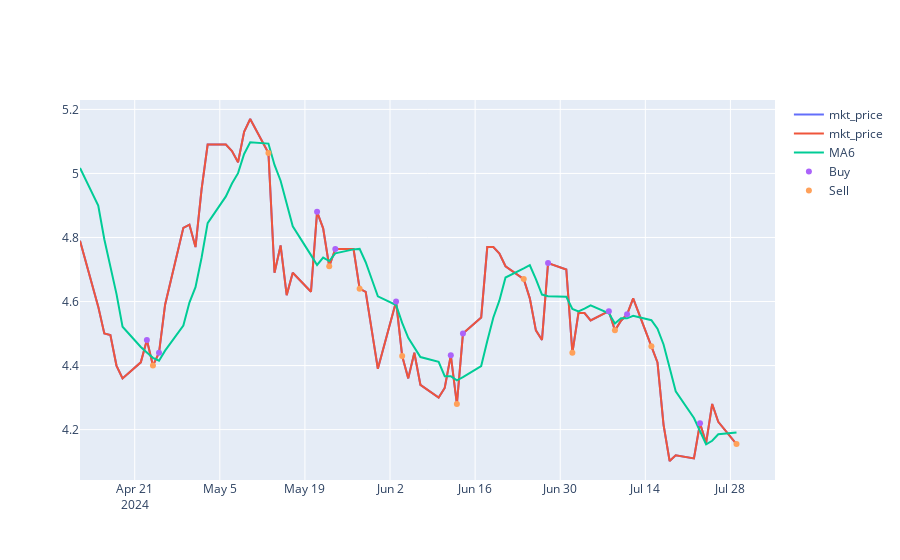

The cell this chart's notebook holds for it:
### Code cell
fig.add_trace(go.Scatter(x=df.index, y=df.mkt_price, name="mkt_price"))
fig.add_trace(go.Scatter(x=df.index, y=df.MA6, name="MA6"))
fig.add_trace(go.Scatter(x=buy_dates, y=buy_values, mode="markers", name="Buy"))
fig.add_trace(go.Scatter(x=sell_dates, y=sell_values, mode="markers", name="Sell"))
